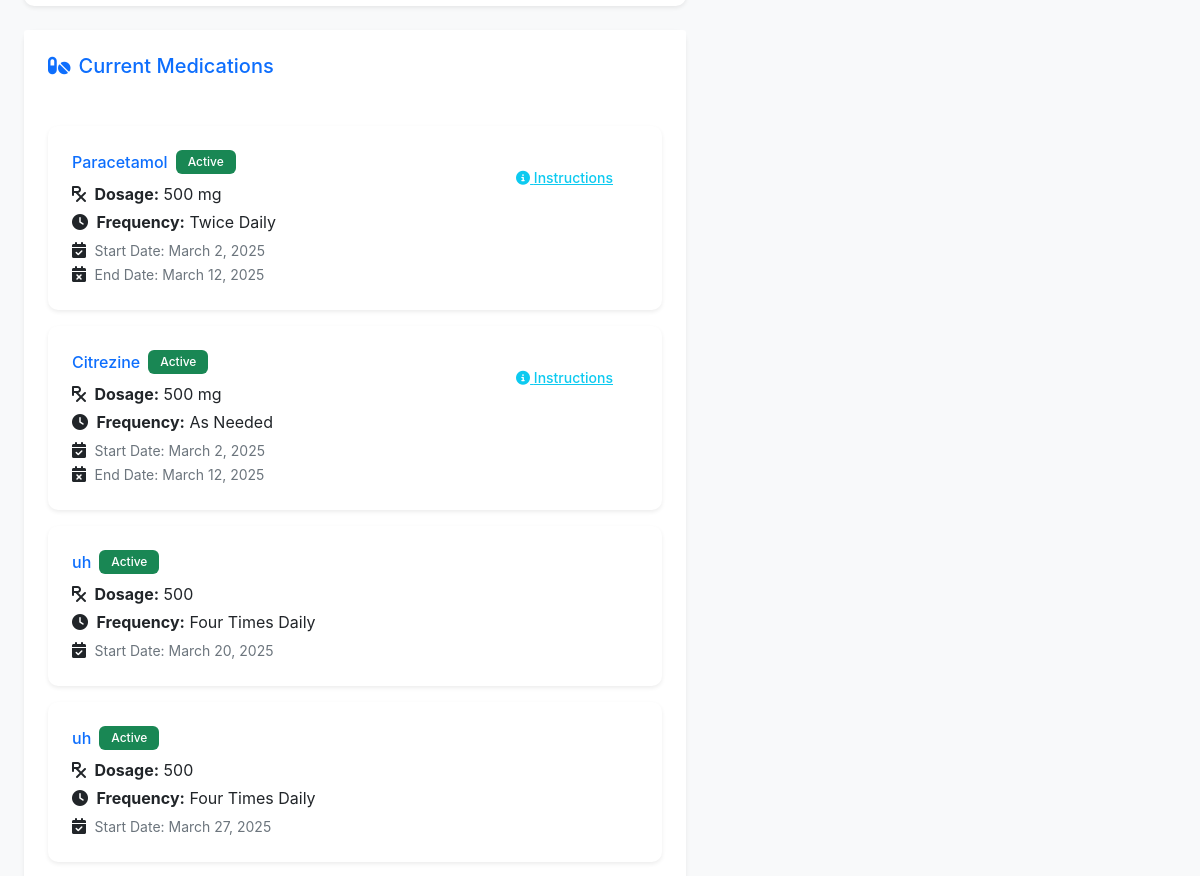
/carelink/patient/3/ (signed in, middle part), run on an earlier commit of the app's database.
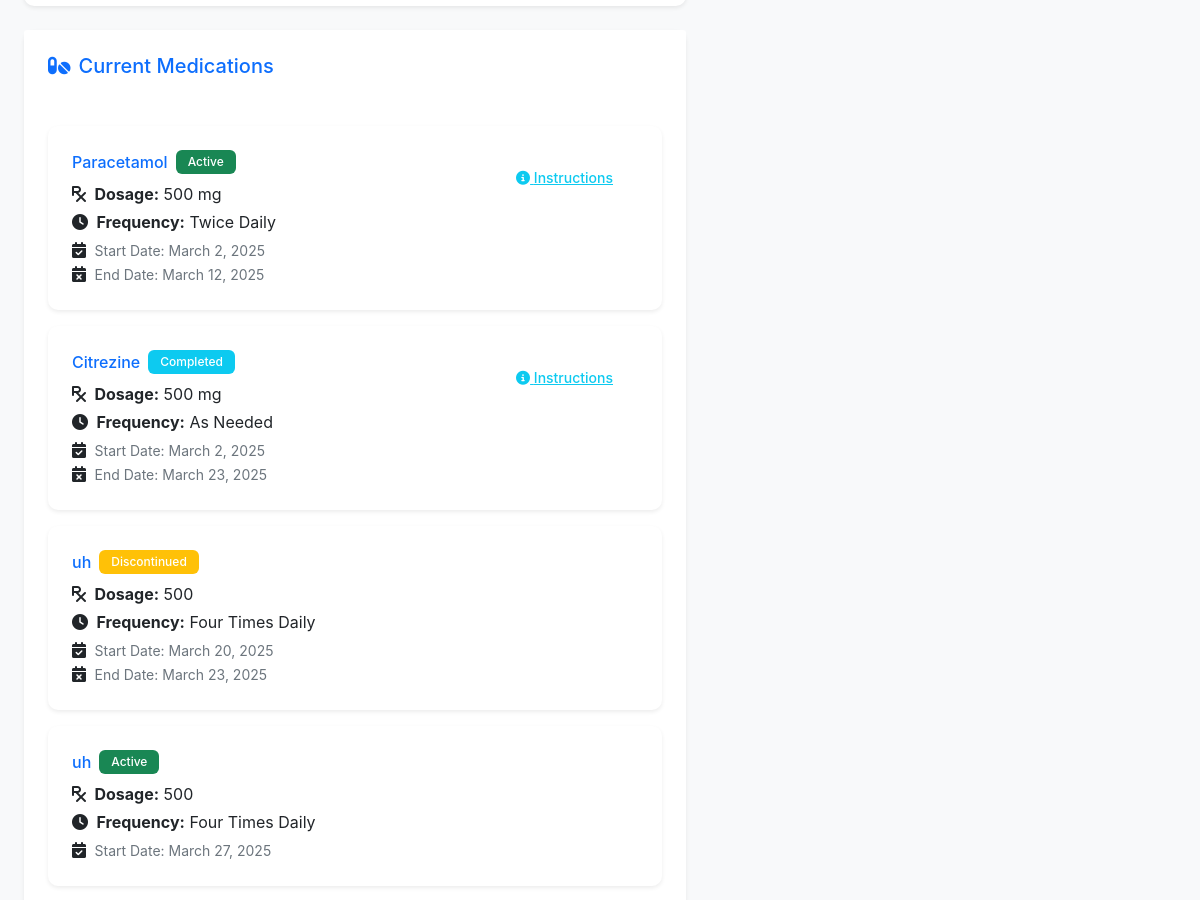
And on a later commit of the database.
### carelink/models.py (models this page shows)
class Medication(models.Model):
    patient = models.ForeignKey(Patient, on_delete=models.CASCADE, related_name='medications')
    name = models.CharField(max_length=200)
    dosage = models.CharField(max_length=100)
    frequency = models.CharField(max_length=100)
    start_date = models.DateField()
    end_date = models.DateField(null=True, blank=True)
    instructions = models.TextField()
    created_by = models.ForeignKey(User, on_delete=models.CASCADE)

### carelink/views.py (the view)
# urls.py: path('patient/<int:pk>/', views.PatientDetailView.as_view(), name='patient_detail'),
class PatientDetailView(LoginRequiredMixin, DetailView):
    model = Patient
    template_name = 'carelink/patient_detail.html'
    def get_context_data(self, **kwargs):
        context = super().get_context_data(**kwargs)
        context['health_logs'] = self.object.health_logs.order_by('-timestamp')[:10]
        context['tasks'] = self.object.tasks.order_by('-created_at')[:10]
        context['medications'] = self.object.medications.all()
        context['health_log_form'] = HealthLogForm()
        context['medication_form'] = MedicationForm()
        context['task_form'] = TaskForm()
        return context

### carelink/auth.py (called while the page is built)
    def get_user(self, user_id):
        UserModel = get_user_model()
        try:
            return UserModel.objects.get(pk=user_id)
        except UserModel.DoesNotExist:
            return None

### carelink/templates/carelink/patient_detail.html (shortened to what this page needs)
{% extends 'carelink/base.html' %}
{% load crispy_forms_tags %}
{% block content %}
<div class="container-fluid py-4">
    <div class="row">
        <div class="col-md-7">
            <div class="card shadow-sm mb-4">
                <div class="card-body">
                </div>
            </div>
            <div class="card shadow-sm">
                <div class="card-header bg-white d-flex justify-content-between align-items-center">
                    <h5 class="mb-0 text-primary">
                        <i class="fas fa-pills me-2"></i>Current Medications
                    </h5>
                </div>
                <div class="card-body">
                    {% for medication in medications %}
                    <div class="card mb-3 border-0 shadow-sm" id="medication-{{ medication.id }}">
                        <div class="card-body">
                            <div class="d-flex justify-content-between align-items-start">
                                <div>
                                    <div class="d-flex align-items-center mb-2">
                                        <h6 class="mb-0 text-primary">{{ medication.name }}</h6>
                                        <span class="badge {% if medication.status == 'ACTIVE' %}bg-success{% elif medication.status == 'COMPLETED' %}bg-info{% else %}bg-warning{% endif %} ms-2">
                                            {{ medication.get_status_display }}
                                        </span>
                                    </div>
                                    <p class="mb-1">
                                        <i class="fas fa-prescription me-1"></i>
                                        <strong>Dosage:</strong> {{ medication.dosage }}
                                    </p>
                                    <p class="mb-1">
                                        <i class="fas fa-clock me-1"></i>
                                        <strong>Frequency:</strong> {{ medication.get_frequency_display }}
                                    </p>
                                    <p class="mb-0">
                                        <i class="fas fa-calendar-check me-1"></i>
                                        <small class="text-muted">Start Date: {{ medication.start_date }}</small>
                                    </p>
                                    {% if medication.end_date %}
                                    <p class="mb-0">
                                        <i class="fas fa-calendar-times me-1"></i>
                                        <small class="text-muted">End Date: {{ medication.end_date }}</small>
                                    </p>
                                    {% endif %}
                                </div>
                                <div class="d-flex flex-column">
                                    {% if medication.instructions %}
                                    <button class="btn btn-link btn-sm text-info mt-2" data-bs-toggle="tooltip" title="{{ medication.instructions }}">
                                        <i class="fas fa-info-circle"></i> Instructions
                                    </button>
                                    {% endif %}
                                </div>
                            </div>
                        </div>
                    </div>
                    {% empty %}
                    <div class="text-center py-4">
                        <i class="fas fa-prescription-bottle text-muted fa-3x mb-3"></i>
                        <p class="text-muted">No medications recorded.</p>
                    </div>
                    {% endfor %}
                </div>
            </div>
        </div>
        <div class="col-md-5">
        </div>
    </div>
</div>
{% endblock %}

What changed in the data, as far as the page shows it:
changed Medication "Citrezine": status "Active" → "Completed"; end_date "March 12, 2025" → "March 23, 2025"
changed Medication: status "Active" → "Discontinued"; end_date (not shown) → "March 23, 2025"
